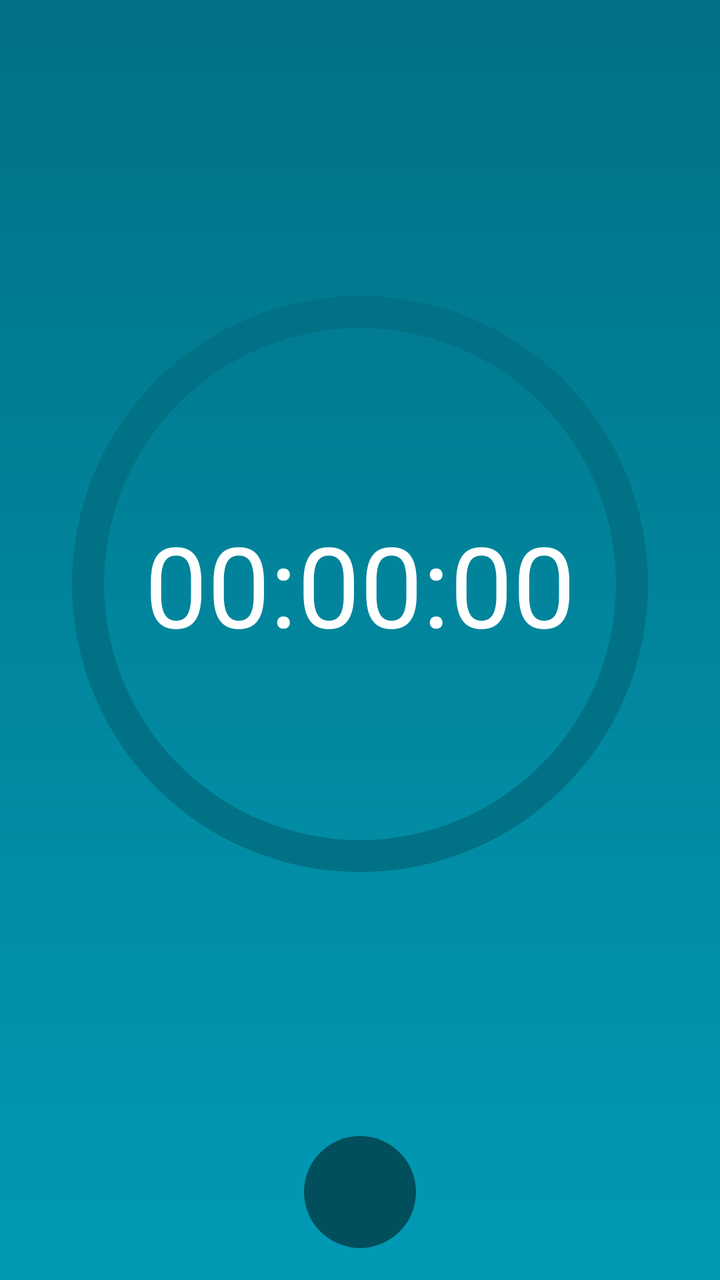
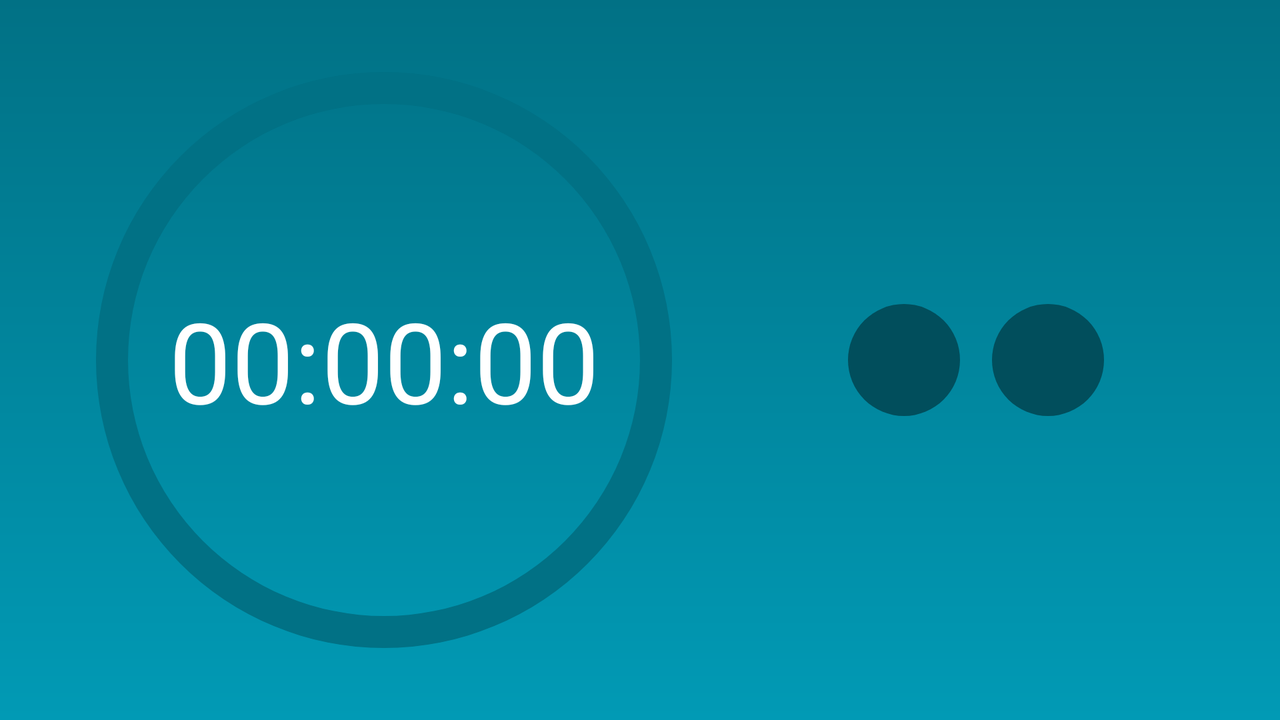

Compare how this app lays out the same screen by default and in its alternative resource folder. The renders come first, then the two layout files and the values they reference.
<!-- AndroidManifest.xml: application theme AppTheme -->
<!-- res/layout/activity_main.xml -->
<?xml version="1.0" encoding="utf-8"?>
<RelativeLayout
    xmlns:android="http://schemas.android.com/apk/res/android"
    xmlns:tools="http://schemas.android.com/tools"
    android:layout_width="match_parent"
    android:layout_height="match_parent"
    android:padding="@dimen/spacing_normal_16"
    android:background="@drawable/main_activity_background"
    tools:context=".activities.MainActivity">


    <FrameLayout
        android:layout_width="match_parent"
        android:layout_height="match_parent"
        android:layout_above="@+id/setup_buttons_layout">

        <ProgressBar
            android:id="@+id/progress_bar"
            style="?android:progressBarStyleHorizontal"
            android:layout_width="@dimen/progress_bar_size_320"
            android:layout_height="@dimen/progress_bar_size_320"
            android:layout_gravity="center"
            android:indeterminate="false"
            android:rotation="270"
            android:progressDrawable="@drawable/progress_bar_circle" />

        <TextView
            android:id="@+id/tv_timer_value"
            android:layout_width="wrap_content"
            android:layout_height="wrap_content"
            android:layout_gravity="center"
            android:text="@string/time_placeholder"
            android:textColor="@android:color/white"
            android:textSize="@dimen/timer_text_56" />
    </FrameLayout>

    <LinearLayout
        android:id="@+id/setup_buttons_layout"
        android:layout_width="match_parent"
        android:layout_height="wrap_content"
        android:gravity="center"
        android:layout_alignParentBottom="true"
        android:orientation="horizontal">

        <ImageButton
            android:id="@+id/btn_timer_start"
            android:src="@drawable/ic_play_arrow_black_24dp"
            style="@style/button_default" />

        <ImageButton
            android:id="@+id/btn_timer_stop"
            android:layout_marginStart="@dimen/spacing_normal_16"
            android:visibility="gone"
            android:src="@drawable/ic_stop_black_24dp"
            style="@style/button_default" />
    </LinearLayout>



</RelativeLayout>
<!-- resources referenced by this layout -->
<resources>
  <dimen name="progress_bar_size_320">320dp</dimen>
  <dimen name="spacing_normal_16">16dp</dimen>
  <dimen name="timer_text_56">56sp</dimen>
  <!-- drawable main_activity_background (drawable) -->
  <?xml version="1.0" encoding="utf-8"?>
  <shape xmlns:android="http://schemas.android.com/apk/res/android"
      android:shape="rectangle">
  
      <gradient
          android:type="linear"
          android:angle="270"
          android:startColor="@color/colorPrimary"
          android:endColor="@color/colorPrimaryLight">
  
      </gradient>
  
  
  </shape>
  <!-- drawable progress_bar_circle (drawable) -->
  <?xml version="1.0" encoding="utf-8"?>
  <layer-list xmlns:android="http://schemas.android.com/apk/res/android">
  
  
      <item>
          <shape android:shape="ring"
              android:innerRadiusRatio="2.5"
              android:thickness="16dp"
              android:useLevel="false">
  
              <solid android:color="@color/colorPrimary"/>
  
          </shape>
      </item>
  
      <item>
          <shape android:shape="ring"
              android:innerRadiusRatio="2.5"
              android:thickness="16dp"
              android:useLevel="true">
  
              <solid android:color="@color/colorPrimaryDark"/>
  
          </shape>
      </item>
  
  </layer-list>
  <string name="time_placeholder">00:00:00</string>
  <style name="button_default">
          <item name="android:layout_width">@dimen/button_size_56</item>
          <item name="android:layout_height">@dimen/button_size_56</item>
          <item name="android:background">@drawable/button_background</item>
          <item name="android:textColor">@android:color/white</item>
      </style>
  <style name="AppTheme" parent="Theme.AppCompat.DayNight.DarkActionBar">
          
          <item name="colorPrimary">@color/colorPrimary</item>
          <item name="colorPrimaryDark">@color/colorPrimaryDark</item>
          <item name="colorAccent">@color/colorAccent</item>
      </style>
  <color name="colorPrimary">#017185</color>
  <color name="colorPrimaryLight">#019AB5</color>
  <color name="colorPrimaryDark">#014E5C</color>
  <dimen name="button_size_56">56dp</dimen>
  <!-- drawable button_background (drawable) -->
  <?xml version="1.0" encoding="utf-8"?>
  <selector xmlns:android="http://schemas.android.com/apk/res/android">
  
      <item>
          <shape android:shape="rectangle">
              <corners android:radius="32dp"/>
              <solid android:color="@color/colorPrimaryDark"/>
          </shape>
      </item>
  
  
  </selector>
  <color name="colorAccent">#92C308</color>
</resources>
<!-- res/layout-land/activity_main.xml (the repository's variant of the layout above) -->
<!-- drawn on the phone turned sideways -->
<?xml version="1.0" encoding="utf-8"?>
<RelativeLayout xmlns:android="http://schemas.android.com/apk/res/android"
    xmlns:tools="http://schemas.android.com/tools"
    android:layout_width="match_parent"
    android:layout_height="match_parent"
    android:padding="@dimen/spacing_normal_16"
    android:background="@drawable/main_activity_background"
    tools:context=".activities.MainActivity">


    <FrameLayout
        android:id="@+id/timer_value_layout"
        android:layout_width="wrap_content"
        android:layout_height="match_parent"
        android:layout_marginStart="@dimen/spacing_normal_16">

        <ProgressBar
            android:id="@+id/progress_bar"
            style="?android:progressBarStyleHorizontal"
            android:layout_width="@dimen/progress_bar_size_320"
            android:layout_height="@dimen/progress_bar_size_320"
            android:layout_gravity="center"
            android:indeterminate="false"
            android:rotation="270"
            android:progressDrawable="@drawable/progress_bar_circle" />

        <TextView
            android:id="@+id/tv_timer_value"
            android:layout_width="wrap_content"
            android:layout_height="wrap_content"
            android:layout_gravity="center"
            android:text="@string/time_placeholder"
            android:textColor="@android:color/white"
            android:textSize="@dimen/timer_text_56" />
    </FrameLayout>

    <LinearLayout
        android:id="@+id/setup_buttons_layout"
        android:layout_width="match_parent"
        android:layout_height="wrap_content"
        android:layout_centerVertical="true"
        android:layout_toEndOf="@+id/timer_value_layout"
        android:gravity="center"
        android:orientation="horizontal">

        <ImageButton
            android:id="@+id/btn_timer_start"
            android:src="@drawable/ic_play_arrow_black_24dp"
            style="@style/button_default" />


        <ImageButton
            android:id="@+id/btn_timer_stop"
            android:layout_marginStart="@dimen/spacing_normal_16"
            android:src="@drawable/ic_stop_black_24dp"
            style="@style/button_default" />
    </LinearLayout>


</RelativeLayout>
